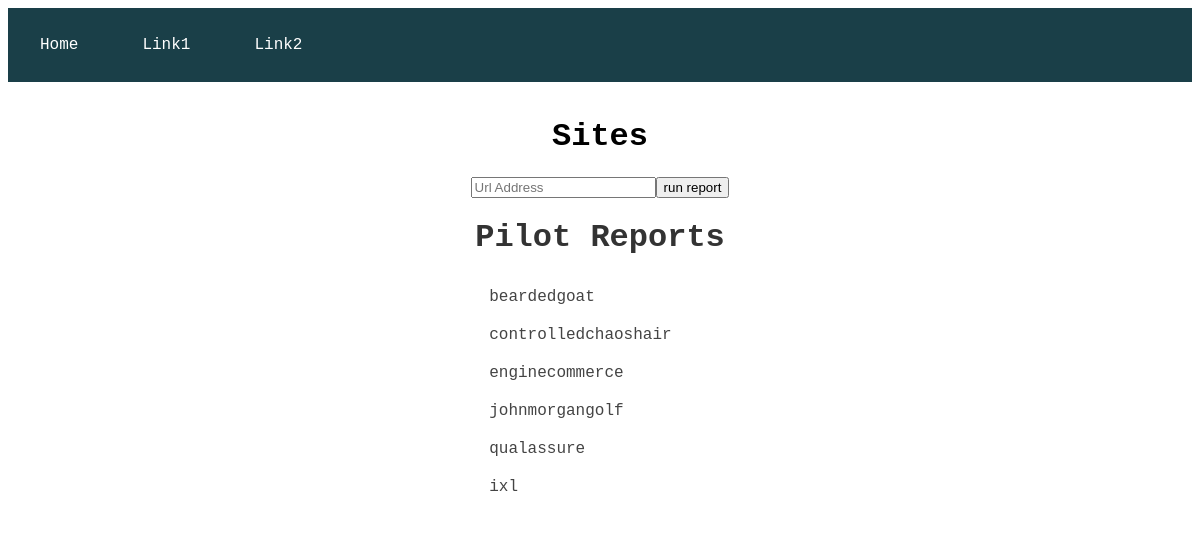
The page /assure/ on the database its author committed.
### assure/models.py (models this page shows, shortened)
class Site(models.Model):
    url = models.URLField(max_length=200)
    pub_date = models.DateTimeField('date published')
    domain = models.CharField(max_length=20,default='a')

### assure/views.py (the view, shortened to what this page needs)
# urls.py: path('', views.IndexView.as_view(), name='index'),
class IndexView(generic.ListView):
    template_name = 'assure/index.html'
    context_object_name = 'latest_site_list'
    fields = ['url']
    form_class = PilotForm
    model = Site
    def __init__(self):
        self.webster = webster.Webster()
        self.creed = creed.Main(self.webster)
    def get_queryset(self):
        return Site.objects.order_by('-pub_date')[:5]
    def get_context_data(self, **kwargs):
        context = super().get_context_data(**kwargs)
        context['latest_site_list'] = Site.objects.all()
        context.update({'form':self.form_class})
        return context

### assure/debug.py (called while the page is built)
    def update(self,tier):
        self.terminal_width,self.terminal_height=self.getTerminalSize()
        var=(self.terminal_width-(self.tab*tier))
        self.horizontal_line=("_"*(var))
        self.horizontal_line_inter=("-"*(var))

    def getTerminalSize(self):
        import os
        env = os.environ
        def ioctl_GWINSZ(fd):
            try:
                import fcntl, termios, struct, os
                cr = struct.unpack('hh', fcntl.ioctl(fd, termios.TIOCGWINSZ,
            '1234'))
            except:
                return
            return cr
        cr = ioctl_GWINSZ(0) or ioctl_GWINSZ(1) or ioctl_GWINSZ(2)
        if not cr:
            try:
                fd = os.open(os.ctermid(), os.O_RDONLY)
                cr = ioctl_GWINSZ(fd)
                os.close(fd)
            except:
                pass
        if not cr:
            cr = (env.get('LINES', 25), env.get('COLUMNS', 80))
        return (int(cr[1]), int(cr[0]))

### assure/templates/assure/index.html (shortened to what this page needs)
{% load static %}
<!DOCTYPE html>
<html lang="en">
<head>
    <link rel="stylesheet" type="text/css" href="{% static 'assure/style.css' %}">
</head>
<body>
    <div class="navbar">
      <ul>
        <li><a href="{% url 'assure:index' %}">Home</a></li>
        <li><a href="">Link1</a></li>
        <li><a href="">Link2</a></li>
      </ul>
    </div>
    <div class="content">
    <h1>Sites</h1>
      <div class="add">
          {% if form %}
           <div class="address">
              <form method="post">
                <div class="input-wrapper">
                  <div class="input">
                      <div class="field">
                          {{ form.url }}
                      </div>
                      <div class="control">
                          <button type="submit" class="button is-info" autofocus>
                              run report
                          </button>
                      </div>
                </div>
              </form>
            </div>
        </div>
          {% endif %}
      </div>
      <div class="reports">
        <h1>Pilot Reports</h1>
          {% if latest_site_list %}
              <ul>
              {% for site in latest_site_list %}
                <li><a href="{% url 'assure:detail' site.id %}">{{ site.domain }}</a></li>
              {% endfor %}
              </ul>
          {% else %}
              <p>No site reports are available.</p>
          {% endif %}
      </div>
</html>

### assure/static/assure/style.css (style rules this page uses)
body { background-color: #fff; font-family: "Courier New"; }
.content { max-width: 750px; margin: auto; background-color: #fff; padding: 15px; align-items: center; justify-content: space-around; display: flex; flex-direction: column; }
.navbar ul { list-style-type: none; margin: 0; padding: 0; overflow: hidden; background-color: #1a3f48; }
.navbar li { float: left; }
.navbar li, .navbar a { display: block; color: white; text-align: center; padding: 14px 16px; text-decoration: none; }
.reports ul { list-style-type: none; margin: 0; padding: 0; overflow: hidden; background-color: #fff; display: flex; flex-direction: column; }
.reports li { float: left; }
.reports li, .reports a { display: block; color: #444444; text-align: left; padding: 5px 7px; text-decoration: none; }
.reports li, .reports a:hover { background-color: #fff; }
.reports h1 { color: #333; }
.input { display: flex; }

### rows shown on the page
Site: domain "beardedgoat"
Site: domain "controlledchaoshair"
Site: domain "enginecommerce"
Site: domain "johnmorgangolf"
Site: domain "qualassure"
Site: domain "ixl"
